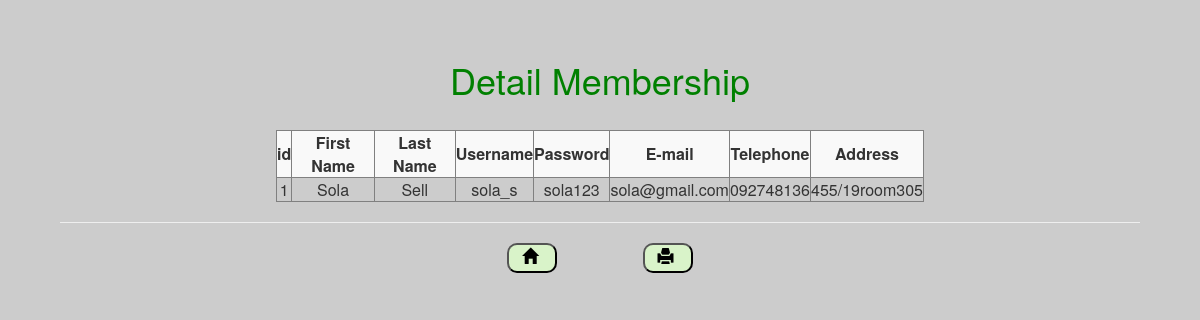
Screenshot of /detail.php?id=1 with the database file from the repository.
### tables this page shows
CREATE TABLE `tbmember` (
  `mem_id` int(10) NOT NULL,
  `fname` varchar(20) NOT NULL,
  `lname` varchar(20) NOT NULL,
  `username` varchar(20) NOT NULL,
  `password` varchar(20) NOT NULL,
  `email` varchar(30) NOT NULL,
  `tel` varchar(10) NOT NULL,
  `address` varchar(50) NOT NULL
);

### detail.php (the view, shortened to what this page needs)
<?php
include ("conn.php");
$sqli= "SELECT mem_id,fname,lname,username,password,email,tel,address
        FROM tbmember where mem_id ='".$_GET['id']."'";
$result = mysqli_query($conn,$sqli);
?>
<html>
    <head>
<link rel="stylesheet" href="https://maxcdn.bootstrapcdn.com/bootstrap/3.4.1/css/bootstrap.min.css">
    </head>
<body>
<center>
<h1>Detail Membership</h1> <br>
<center>
<table border="1" class="table-striped">
        <tr >
            <th><center>id </center></th>
            <th><center>First Name </center></th>
            <th><center>Last Name </center></th>
            <th><center>Username </center></th>
            <th><center>Password </center></th>
            <th><center>E-mail </center></th>
            <th><center>Telephone</center></th>
            <th><center>Address </center></th>
        </tr>
        <?php
            while($row=mysqli_fetch_assoc($result)){
        ?>
        <tr>
            <td><center><?php echo $row["mem_id"];?> </center></td>
            <td><center><?php echo $row["fname"];?> </center></td>
            <td><center><?php echo $row["lname"];?> </center></td>
            <td><center><?php echo $row["username"];?> </center></td>
            <td><center><?php echo $row["password"];?> </center></td>
            <td><center><?php echo $row["email"];?> </center></td>
            <td><center><?php echo $row["tel"];?> </center></td>
            <td><center><?php echo $row["address"];?> </center></td>
        </tr>
    <?php
        }
    ?>
    </table>
    <hr>
    <button onclick="document.location='member.php'">&nbsp<span class="glyphicon glyphicon-home" ></span> &nbsp </button>
        <button type="button" id=print onclick="window.print();">&nbsp<span class="glyphicon glyphicon-print" ></span> &nbsp </button>
    </center>
</body>
</html>

### detail.php (style rules this page uses)
body { margin:5%; background-image: url("https://powerpointboy.com/wp-content/uploads/2019/02/mail-sub-bg.png"); background-color: #cccccc; }
table { width: 60%; }
h1 { color:green; }
button { width: 50px; height: 30px; background-color: rgb(217, 243, 201); border-radius: 10px; font-size: 16px; color: black; }

### rows the page displays
tbmember: mem_id "1", fname "Sola", lname "Sell", username "sola_s", password "sola123", email "sola@gmail.com", tel "092748136", address "455/19room305"
